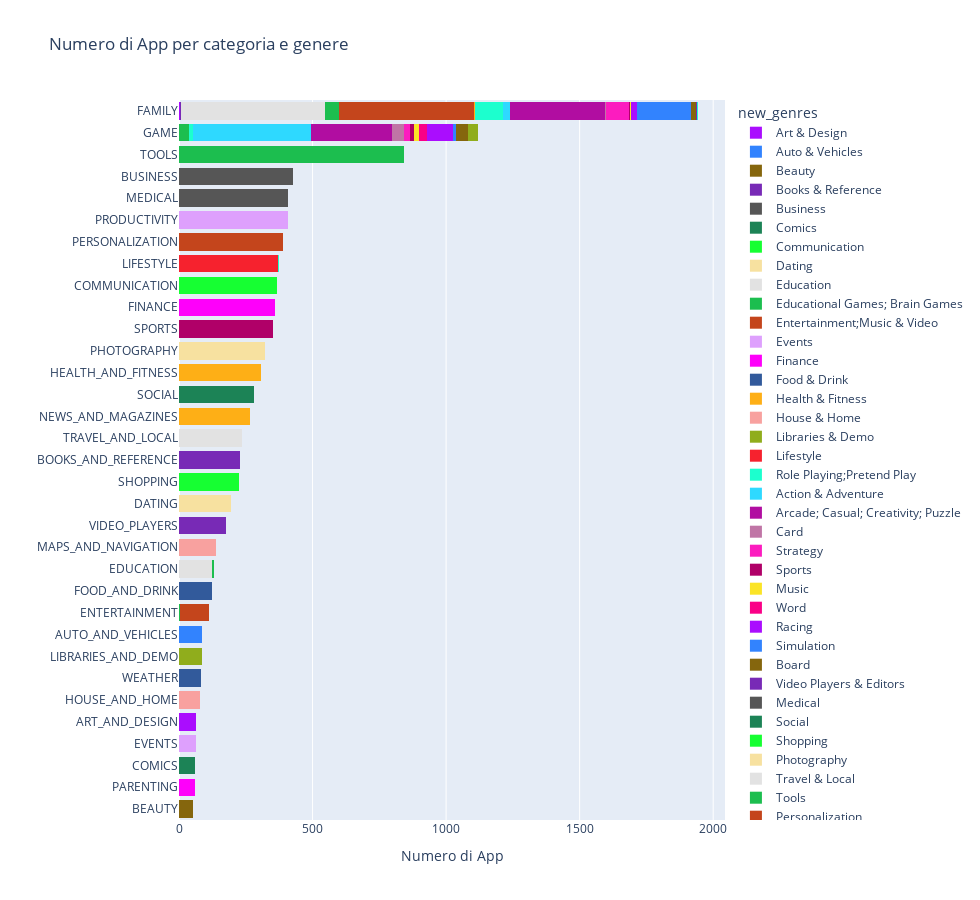

The notebook cell saved with this chart:
### Code cell
fig = px.histogram(df, y="Category", color="new_genres", barmode="stack", 
                   color_discrete_sequence=px.colors.qualitative.Alphabet,
                   title="Numero di App per categoria e genere",
                   labels={"Category": "Category", "count()": "Numero di App"})
fig.update_layout(width=980, height=900)
fig.update_yaxes(categoryorder="array", categoryarray=category_order)
fig.update_layout(xaxis_title="Numero di App", yaxis_title="")
fig.show()
